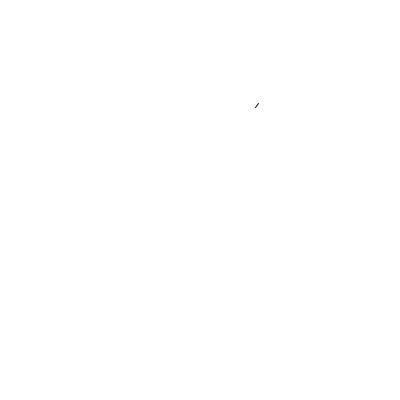
Frame 1 (no input)
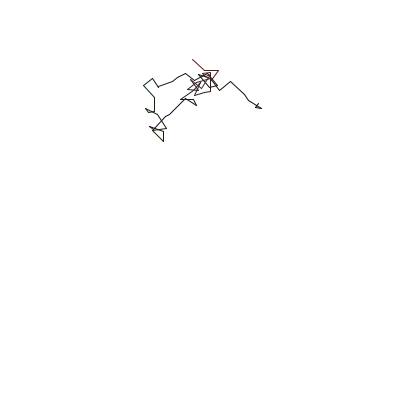
Frame 60 (the mouse pressed at the canvas centre just before this capture)
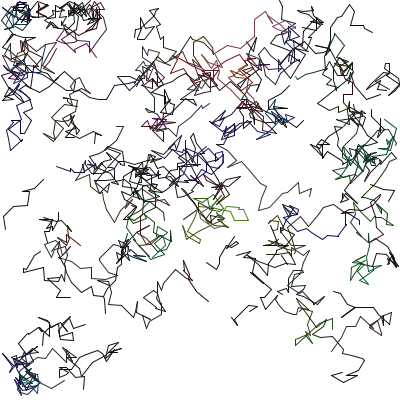
Frame 120 (the mouse held since frame 60 and released just before this capture)

The Processing sketch that drew these frames (run headless with seeded random() and noise(); from frame 60 on, the mouse is pressed at the canvas centre):

// Processing sketch: processing_140408
// ── processing_140408.pde

int lines = 1;
int maxLines = 500;
int[] oldX = new int[maxLines];
int[] oldY = new int[maxLines];

float[] reds = new float[maxLines];
float[] greens = new float[maxLines];
float[] blues = new float[maxLines];
int alphaBg = 1;

void setup() {
 size(400, 400); 
 background(255);
 
  for (int i = 0; i < maxLines; i++) {
    oldX[i] = (int) random(0, width);
    oldY[i] = (int) random(0, height);
  }
}

void draw() {
  //fill(0,0,0,alphaBg);
  //rect(0,0,width,height);
  for (int i = 0; i < lines; i++) {
    if (oldX[i] == 0) {
      oldX[i] = (int) random(0, width);
    }
    if (oldY[i] == 0) {
      oldX[i] = (int) random(0, height);
    }
    
    int dX = (int) (random(-15, 15)) + (mouseX-pmouseX)/10;
    int dY = (int) (random(-15, 15)) + (mouseY-pmouseY)/10;
    
    if (dX + oldX[i] > width || dX + oldX[i] < 0) {
      dX *= -1;
    }
   
   
    if (dY + oldY[i] > width || dY + oldY[i] < 0) {
      dY *= -1;
    } 
    
    reds[i] = reds[i] >= 250 ? 247 : reds[i] <= 10 ? 12 : reds[i] + random(-10, 10);
    greens[i] = greens[i] >= 250 ? 247 : greens[i] <= 10 ? 12 : greens[i] + random(-10, 10);
    blues[i] = blues[i] >= 250 ? 247 : blues[i] <= 10 ? 12 : blues[i] + random(-10, 10);
    
    stroke(reds[i],greens[i],blues[i]);
    line(oldX[i], oldY[i], dX+oldX[i], dY+oldY[i]);
    
    oldX[i] = dX+oldX[i];
    oldY[i] = dY+oldY[i];
  }
  
  if (mousePressed && lines < maxLines) {
    lines++;
  }
  
  if (keyPressed && lines > 0) {
    lines--;
  }
}
